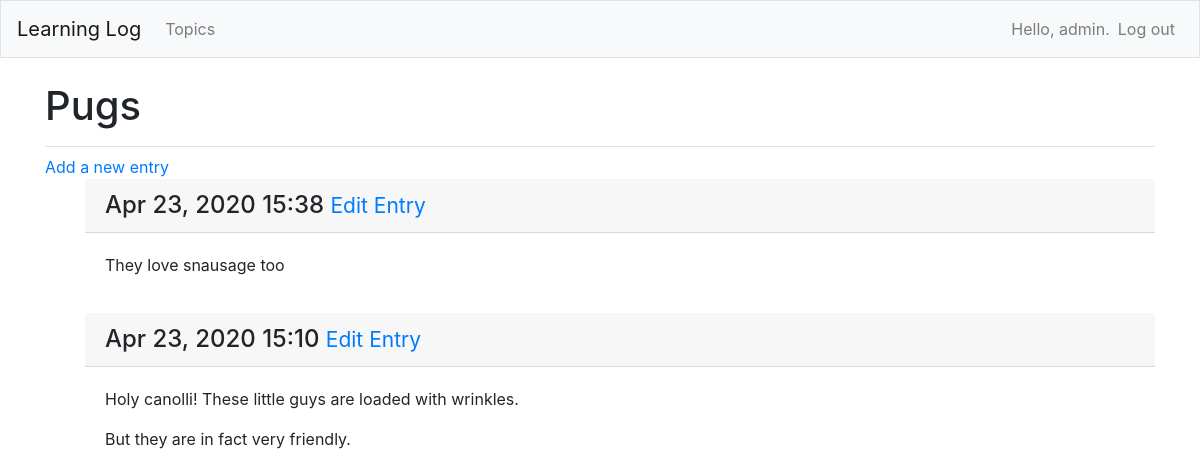
The page /topics/3/ (signed in) on the database its author committed.
### learning_logs/models.py (models this page shows, shortened)
class Topic(models.Model):
    text = models.CharField(max_length=200)
    date_added = models.DateTimeField(auto_now_add=True)
    owner = models.ForeignKey(User, on_delete=models.CASCADE)
    def __str__(self):
        return self.text

class Entry(models.Model):
    topic = models.ForeignKey(Topic, on_delete=models.CASCADE)
    text = models.TextField()
    date_added = models.DateTimeField(auto_now_add=True)
    class Meta:
        verbose_name_plural = 'entries'

### learning_logs/views.py (the view)
# urls.py: path('topics/<int:topic_id>/', views.topic, name = 'topic'),
@login_required
def topic(request, topic_id):
    topic = Topic.objects.get(id=topic_id)
    if topic.owner != request.user:
        raise Http404
    entries = topic.entry_set.order_by('-date_added')
    context = {'topic':topic,'entries':entries}
    return render(request, 'learning_logs/topic.html', context)

### learning_logs/templates/learning_logs/topic.html
{%  extends 'learning_logs/base.html' %}
{% block page_header %}
    <h1>{{ topic }}</h1>
{% endblock page_header %}
{% block content %}
    <a href="{% url 'learning_logs:new_entry' topic.id %}">Add a new entry</a>
<ul>
    {% for entry in entries %}
     <div>
        <h4 class="card-header">
            {{ entry.date_added|date:'M d, Y H:i' }}
            <small><a href="{% url 'learning_logs:edit_entry' entry.id %}">Edit Entry</a></small>
        </h4>
        <div class="card-body">
            {{ entry.text|linebreaks }}
        </div>
     </div>
    {% empty %}
        <p>No entries for this topic found.</p>
    {% endfor %}
</ul>
{% endblock content %}

### learning_logs/templates/learning_logs/base.html (shortened to what this page needs)
{% load bootstrap4 %}
<!DOCTYPE html>
<head>
    {% bootstrap_css %}
</head>
<body>
    <nav class="navbar navbar-expand-md navbar-light bg-light mb-4 border">
        <a class="navbar-brand" href="{% url 'learning_logs:index'%}">Learning Log</a>
        <div class="collapse navbar-collapse" id="navbarCollapse">
            <ul class="navbar-nav mr-auto">
                <li class="nav-item">
                    <a class="nav-link" href="{% url 'learning_logs:topics'%}">Topics</a>
                </li>
            </ul>
            <ul class="navbar-nav ml-auto">
                 {% if user.is_authenticated %}
                    <li class="nav-item">
                        <span class="navbar-text"}">Hello, {{ user.username }}.</span>
                    </li>
                    <li class="nav-item">
                        <a class="nav-link" href="{% url 'users:logout' %}">Log out</a>
                    </li>
                {% endif %}
            </ul>
         </div>
    </nav>
    <main role="main" class="container">
        <div class="pb-2 mb-2 border-bottom">
             {% block page_header %}{% endblock page_header %}
        </div>
        <div>
            {% block content %}{% endblock content %}
        </div>

### rows shown on the page
Topic: text "Pugs"
Entry: date_added "Apr 23, 2020 15:38", text "They love snausage too"
Entry: date_added "Apr 23, 2020 15:10", text "Holy canolli! These little guys are loaded with wrinkles. But they are in fact very friendly."

### other values the page prints
{{ user.username }} "admin"
